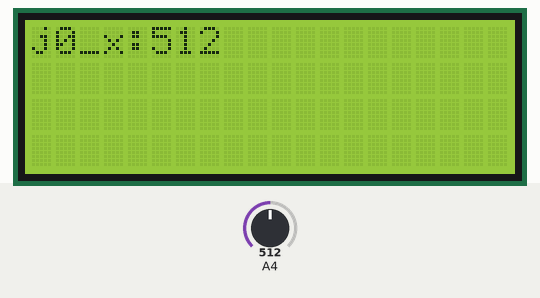
This sketch was run on a simulated Arduino Mega 2560, built with avr-gcc and run on an emulated ATmega2560. On the bench: 20×4 character LCD. The inputs (shaded band) are chosen by the test bench; at power-on: A4 = 512. The ROS host is connected and sends only what is stated; no radio packets arrive unless stated; what the sketch prints to the serial monitor is not drawn.

Above: at 11.2 s.
11.3 s: A4 set to 107
At 12.4 s:
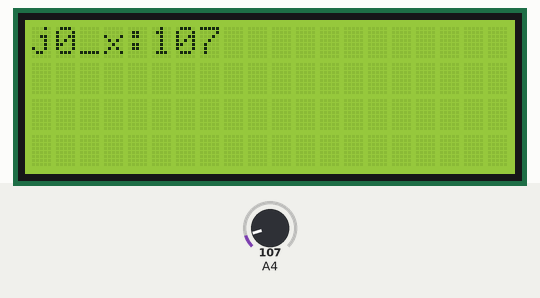
12.8 s: A4 set to 94
At 13.3 s:
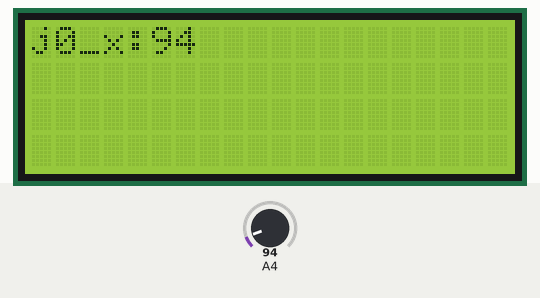
14.3 s: A4 set to 122
At 14.8 s:
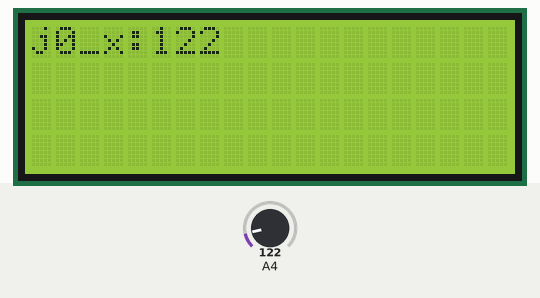
15.8 s: A4 set to 0
At 16.9 s:
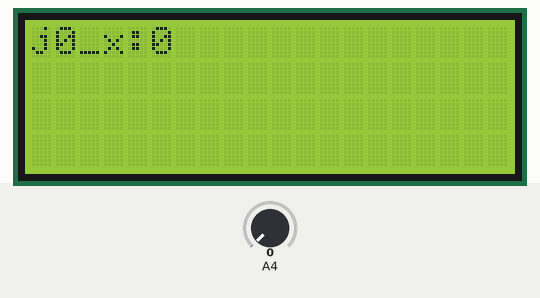
Timing chart, 0 to 18.3 s (numbered marks = the images above; inputs shaded):
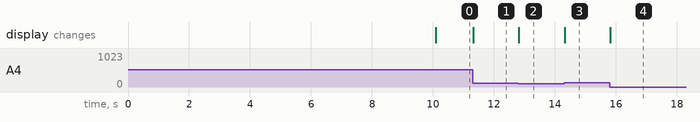

Measured:
- after the input at 11.3 s, the display: changes at once (image 1)
- after the input at 12.8 s, the display: changes at once (image 2)
- after the input at 14.3 s, the display: changes at once (image 3)
- after the input at 15.8 s, the display: changes at once (image 4)

The sketch:

better.ino
```cpp
//----------Import Libraries----------//
#include <Wire.h>
#include <LiquidCrystal_I2C.h>

#include <SPI.h>
#include "printf.h"
#include "RF24.h"

#include <ros.h>
#include <std_msgs/Int32.h>

//----------Pin Definitions----------//
#define j0_x 36  // Assuming the analog pin is A0

//----------Variable Definitions----------//
#define lcd_ch 20
#define lcd_ln 4

#define tx_ce 4
#define tx_csn 5

//----------Object Definitions----------//
LiquidCrystal_I2C lcd(0x27, lcd_ch, lcd_ln);

RF24 radio(tx_ce, tx_csn);

//----------ros node----------//
ros::NodeHandle nh;
std_msgs::Int32 potentiometer_msg;
ros::Publisher potentiometer_pub("potentiometer", &potentiometer_msg);

//----------Setup----------//
void setup() {
  //----------Serial----------//
  Serial.begin(115200);

  //----------LCD----------//
  lcd.init();
  lcd.backlight();

  //----------Radio----------//
  if (!radio.begin()) {
    lcd.println(F("radio hardware is not responding!!"));
    while (1) {}  // hold in infinite loop
  }

  lcd.println("Radio is on");
  delay(10000);

  radio.setPALevel(RF24_PA_LOW);
  radio.setPayloadSize(sizeof(float));

  nh.initNode();
  nh.advertise(potentiometer_pub);
}

void loop() {
  int analogValue = analogRead(j0_x);

  //----------SerialPrintValues----------//
  Serial.print("j0_x:");
  Serial.print(analogValue);

  //----------LCDPrintValues----------//
  static int previousValue = -1;
  if (analogValue != previousValue) {
    lcd.clear();
    lcd.setCursor(0, 0);
    lcd.print("j0_x:");
    lcd.print(analogValue);
    previousValue = analogValue;
  }

  //----------ros publish----------//
  potentiometer_msg.data = analogValue;
  potentiometer_pub.publish(&potentiometer_msg);
  nh.spinOnce();

  //----------Delay----------//
  delay(10);
}
```
